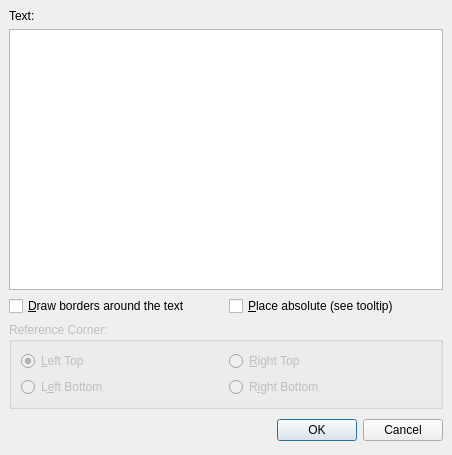
<ui version="4.0" >
 <author></author>
 <comment></comment>
 <exportmacro></exportmacro>
 <class>TextElemDlg</class>
 <widget class="QDialog" name="TextElemDlg" >
  <property name="geometry" >
   <rect>
    <x>0</x>
    <y>0</y>
    <width>452</width>
    <height>455</height>
   </rect>
  </property>
  <property name="windowTitle" >
   <string>Text Element</string>
  </property>
  <layout class="QGridLayout" >
   <property name="margin" >
    <number>9</number>
   </property>
   <property name="spacing" >
    <number>6</number>
   </property>
   <item row="2" column="0" colspan="2" >
    <widget class="QGroupBox" name="groupBox" >
     <property name="enabled" >
      <bool>false</bool>
     </property>
     <property name="title" >
      <string>Reference Corner:</string>
     </property>
     <layout class="QGridLayout" >
      <property name="margin" >
       <number>9</number>
      </property>
      <property name="spacing" >
       <number>6</number>
      </property>
      <item row="1" column="1" >
       <widget class="QRadioButton" name="rightbottom_radiobtn" >
        <property name="text" >
         <string>R&amp;ight Bottom</string>
        </property>
       </widget>
      </item>
      <item row="1" column="0" >
       <widget class="QRadioButton" name="leftbottom_radiobtn" >
        <property name="text" >
         <string>L&amp;eft Bottom</string>
        </property>
       </widget>
      </item>
      <item row="0" column="1" >
       <widget class="QRadioButton" name="righttop_radiobtn" >
        <property name="text" >
         <string>&amp;Right Top</string>
        </property>
       </widget>
      </item>
      <item row="0" column="0" >
       <widget class="QRadioButton" name="lefttop_radiobtn" >
        <property name="text" >
         <string>&amp;Left Top</string>
        </property>
        <property name="checked" >
         <bool>true</bool>
        </property>
       </widget>
      </item>
     </layout>
    </widget>
   </item>
   <item row="1" column="1" >
    <widget class="QCheckBox" name="absolute_placing_checkbox" >
     <property name="toolTip" >
      <string>Absolute placed items are fixed to a screen position, relative placed items are fixed to a LAT/LON point.</string>
     </property>
     <property name="text" >
      <string>&amp;Place absolute (see tooltip)</string>
     </property>
    </widget>
   </item>
   <item row="1" column="0" >
    <widget class="QCheckBox" name="draw_border_checkbox" >
     <property name="text" >
      <string>&amp;Draw borders around the text</string>
     </property>
    </widget>
   </item>
   <item row="3" column="0" colspan="2" >
    <layout class="QHBoxLayout" >
     <property name="margin" >
      <number>0</number>
     </property>
     <property name="spacing" >
      <number>6</number>
     </property>
     <item>
      <spacer>
       <property name="orientation" >
        <enum>Qt::Horizontal</enum>
       </property>
       <property name="sizeHint" >
        <size>
         <width>131</width>
         <height>31</height>
        </size>
       </property>
      </spacer>
     </item>
     <item>
      <widget class="QPushButton" name="okButton" >
       <property name="text" >
        <string>OK</string>
       </property>
      </widget>
     </item>
     <item>
      <widget class="QPushButton" name="cancelButton" >
       <property name="text" >
        <string>Cancel</string>
       </property>
      </widget>
     </item>
    </layout>
   </item>
   <item row="0" column="0" colspan="2" >
    <layout class="QVBoxLayout" >
     <property name="margin" >
      <number>0</number>
     </property>
     <property name="spacing" >
      <number>6</number>
     </property>
     <item>
      <widget class="QLabel" name="label_2" >
       <property name="text" >
        <string>Text:</string>
       </property>
      </widget>
     </item>
     <item>
      <widget class="QTextEdit" name="text_edit" >
       <property name="tabChangesFocus" >
        <bool>true</bool>
       </property>
      </widget>
     </item>
    </layout>
   </item>
  </layout>
 </widget>
 <pixmapfunction></pixmapfunction>
 <tabstops>
  <tabstop>text_edit</tabstop>
  <tabstop>draw_border_checkbox</tabstop>
  <tabstop>absolute_placing_checkbox</tabstop>
  <tabstop>lefttop_radiobtn</tabstop>
  <tabstop>righttop_radiobtn</tabstop>
  <tabstop>leftbottom_radiobtn</tabstop>
  <tabstop>rightbottom_radiobtn</tabstop>
  <tabstop>okButton</tabstop>
  <tabstop>cancelButton</tabstop>
 </tabstops>
 <resources/>
 <connections>
  <connection>
   <sender>okButton</sender>
   <signal>clicked()</signal>
   <receiver>TextElemDlg</receiver>
   <slot>accept()</slot>
   <hints>
    <hint type="sourcelabel" >
     <x>358</x>
     <y>441</y>
    </hint>
    <hint type="destinationlabel" >
     <x>96</x>
     <y>254</y>
    </hint>
   </hints>
  </connection>
  <connection>
   <sender>cancelButton</sender>
   <signal>clicked()</signal>
   <receiver>TextElemDlg</receiver>
   <slot>reject()</slot>
   <hints>
    <hint type="sourcelabel" >
     <x>441</x>
     <y>441</y>
    </hint>
    <hint type="destinationlabel" >
     <x>179</x>
     <y>282</y>
    </hint>
   </hints>
  </connection>
  <connection>
   <sender>absolute_placing_checkbox</sender>
   <signal>toggled(bool)</signal>
   <receiver>groupBox</receiver>
   <slot>setEnabled(bool)</slot>
   <hints>
    <hint type="sourcelabel" >
     <x>384</x>
     <y>317</y>
    </hint>
    <hint type="destinationlabel" >
     <x>376</x>
     <y>345</y>
    </hint>
   </hints>
  </connection>
 </connections>
</ui>
